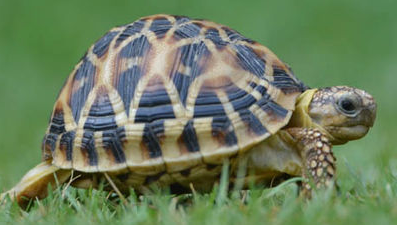
%> input picture image/tortoise-clean.tif, 397 x 225 px
$ octave --eval "result = blurDetection(imread('../image/tortoise-clean.tif'));"   (GNU Octave 9; MATLAB toolbox functions it lacks are replaced by stand-ins)
%> lines starting %> are read from the running program, lines starting %| are printed output that depends on the picture
### Blur Detection/localBlurScore.m
% localBlurScore -- Extract blur feature for a fixed scale
%
%   Paras:
%   @im        : Input grayscale image.
%   @patchsize : Parameter controlling local patch size.
%   @W         : Pretrained weight for learned filter.
%   @nb        : Naive Bayesian classifier
%
%   The Code is created based on the method described in the following paper
%   [1] "Discriminative Blur Detection Features", Jianping Shi, Li Xu, Jiaya Jia,
%       IEEE Conference on Computer Vision and Pattern Recognition, 2014.
%   The code and the algorithm are for non-comercial use only.
%
%   Author: Jianping Shi (jpshi@cse.cuhk.edu.hk)
%   Date  : 03/27/2014
%   Version : 1.0
%   Copyright 2014, The Chinese University of Hong Kong.
%
function feature = localBlurScore(im, patchsize, W, nb)
%> called with patchsize = 11

[im_height, im_width] = size(im);
%> im_height = 225; im_width = 1191
offset = (patchsize - 1)/2;
x_start = offset+1;  x_end = im_width-offset;
%> after `x_end = im_width-offset`: x_end = 1186
y_start = offset+1;  y_end = im_height-offset;
%> after `y_end = im_height-offset`: y_end = 220
datasize = (x_end-x_start+1)*(y_end-y_start+1);
%> datasize = 253915

% Feature Extraction
q1 = calcPeakedness(im, patchsize);
q2 = calcHeavyTailedness(im, patchsize);
q3 = calcSpectrumSlope(im, patchsize);
q4 = calcLearnedFilter(im, W(:,1:5));

data = zeros(datasize,5);
data(:,1) = reshape(q1(y_start:y_end,x_start:x_end),datasize,1);
data(:,2) = reshape(q2(y_start:y_end,x_start:x_end),datasize,1);
data(:,3) = reshape(q3(y_start:y_end,x_start:x_end),datasize,1);
data(:,4) = reshape(q4{1}(y_start:y_end,x_start:x_end),datasize,1);
data(:,5) = reshape(q4{2}(y_start:y_end,x_start:x_end),datasize,1);

for i = 1:5
    idx = isnan(data(:,i));
    if (sum(idx(:)) == im_height* im_width)
        data(:,i) = 0;
    elseif (sum(idx)>0)
        data(idx,i) = min(data(~idx, i));
    end
end

% Learn blur score from NB classifier
post = posterior(nb,data);
post = mat2gray(post(:,2));

feature = zeros(im_height, im_width);
feature(y_start:y_end,x_start:x_end) = reshape(post,y_end-y_start+1,x_end-x_start+1);

### Blur Detection/feature/calcPeakedness.m
function q = calcPeakedness(img, pSize)
%> called with pSize = 11

    [im_height, im_width] = size(img);
%> im_height = 225; im_width = 1191
    offset = (pSize - 1)/2;

    % gradiente
    [dx, dy] = gradient(img);
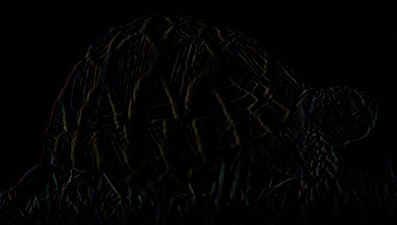
%> dx: size 225x397x3 uint8; mean R, G, B 3.1, 3, 3
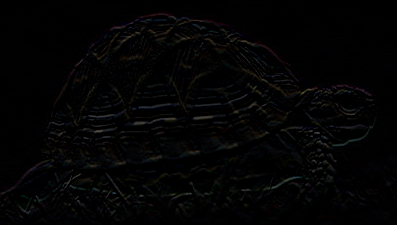
%> dy: size 225x397x3 uint8; mean R, G, B 3.3, 3.2, 3.4

    % patches e normaliza玢o utilizada no projeto original
    dx_col = im2col(dx, [pSize, pSize]);
    dx_col = bsxfun(@rdivide, dx_col, sum(dx_col));
    dy_col = im2col(dy, [pSize, pSize]);
    dy_col = bsxfun(@rdivide, dy_col, sum(dy_col));

    % Kurtose
    %qx = moment(dx_col,4)./((moment(dx_col,2).^2));
    %qy = moment(dy_col,4)./((moment(dy_col,2).^2));

    qx = kurtosis(dx_col,1);
    qy = kurtosis(dy_col,1);

%> the run ends on the next line
    qx = reshape(qx, [im_height-pSize+1, im_width-pSize+1]);
    qy = reshape(qy, [im_height-pSize+1, im_width-pSize+1]);

    % preenche borda repetindo elementos
    qx = log(padarray(qx, [offset, offset], 'replicate'));
    qy = log(padarray(qy, [offset, offset], 'replicate'));

    qx(isnan(qx)) = min(min(qx(~isnan(qx))));
    qy(isnan(qy)) = min(min(qy(~isnan(qy))));

    q  = min(qx, qy);

end

### Blur Detection/blurDetection.m
% blurDetection -- Blur detection in for a given input
%
%   The Code is created based on the method described in the following paper
%   [1] "Discriminative Blur Detection Features", Jianping Shi, Li Xu, Jiaya Jia,
%       IEEE Conference on Computer Vision and Pattern Recognition, 2014.
%   The code and the algorithm are for non-comercial use only.
%
%   Author: Jianping Shi (jpshi@cse.cuhk.edu.hk)
%   Date  : 03/27/2014
%   Version : 1.0
%   Copyright 2014, The Chinese University of Hong Kong.
%

function final_map = blurDetection(im)

s1 = 11;        % patch size for scale 1
s2 = 15;        % patch size for scale 2
s3 = 21;        % patch size for scale 3
alpha = 0.5;    % weight for multiscale inference

load('nb_classifier.mat');
load('learned_linear_filter.mat');

fprintf('Extracting level 1 feature...\n');
feature.scale1 = localBlurScore(im, s1, W_11, nb11);
fprintf('Extracting level 2 feature...\n');
feature.scale2 = localBlurScore(im, s2, W_15, nb15);
fprintf('Extracting level 3 feature...\n');
feature.scale3 = localBlurScore(im, s3, W_21, nb21);

fprintf('Multiscale Inference...\n');
final_map = multiScaleBlurInference(feature, alpha, s1, s2, s3);
